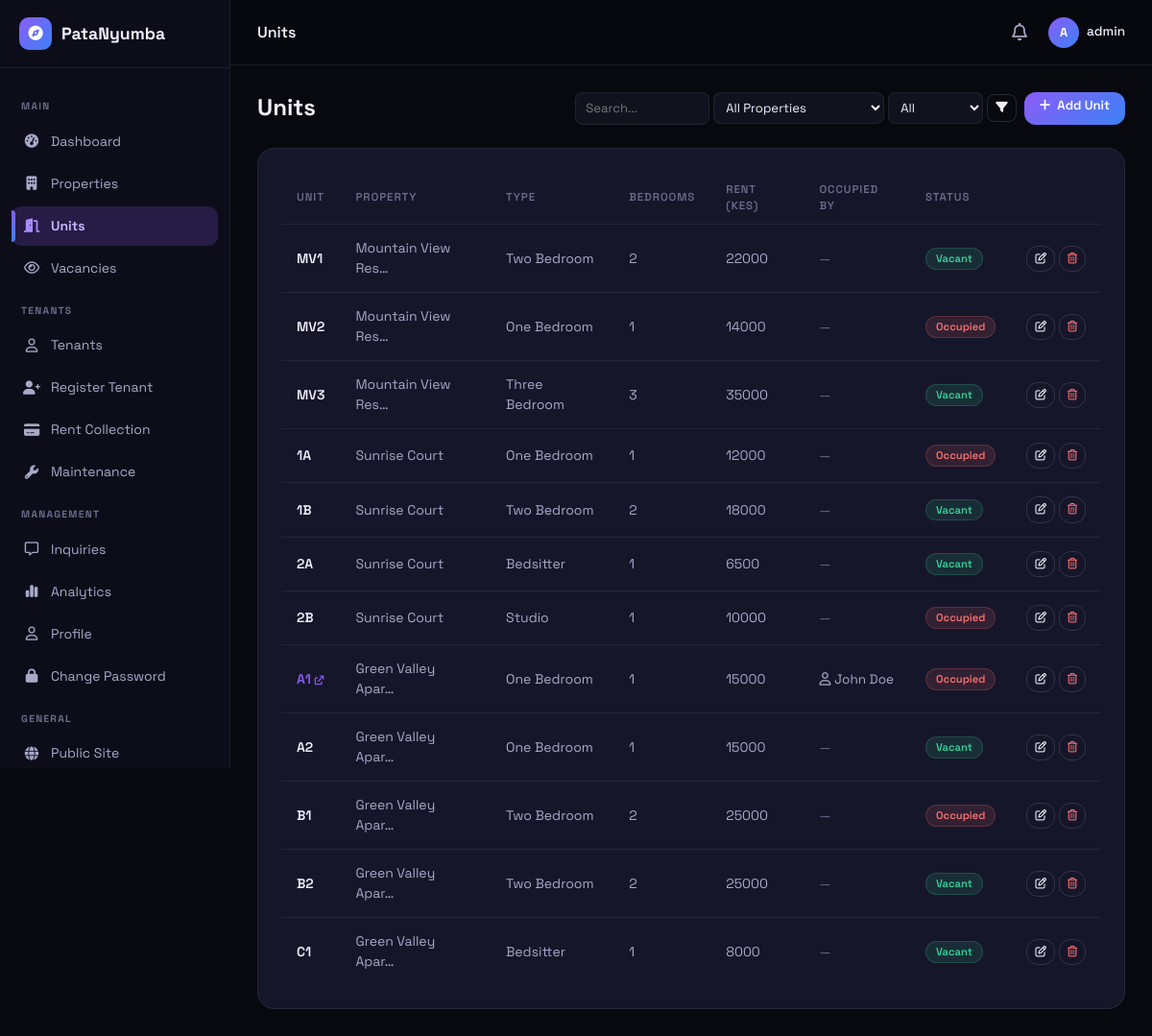
The app's page /units/ (signed in), older data.
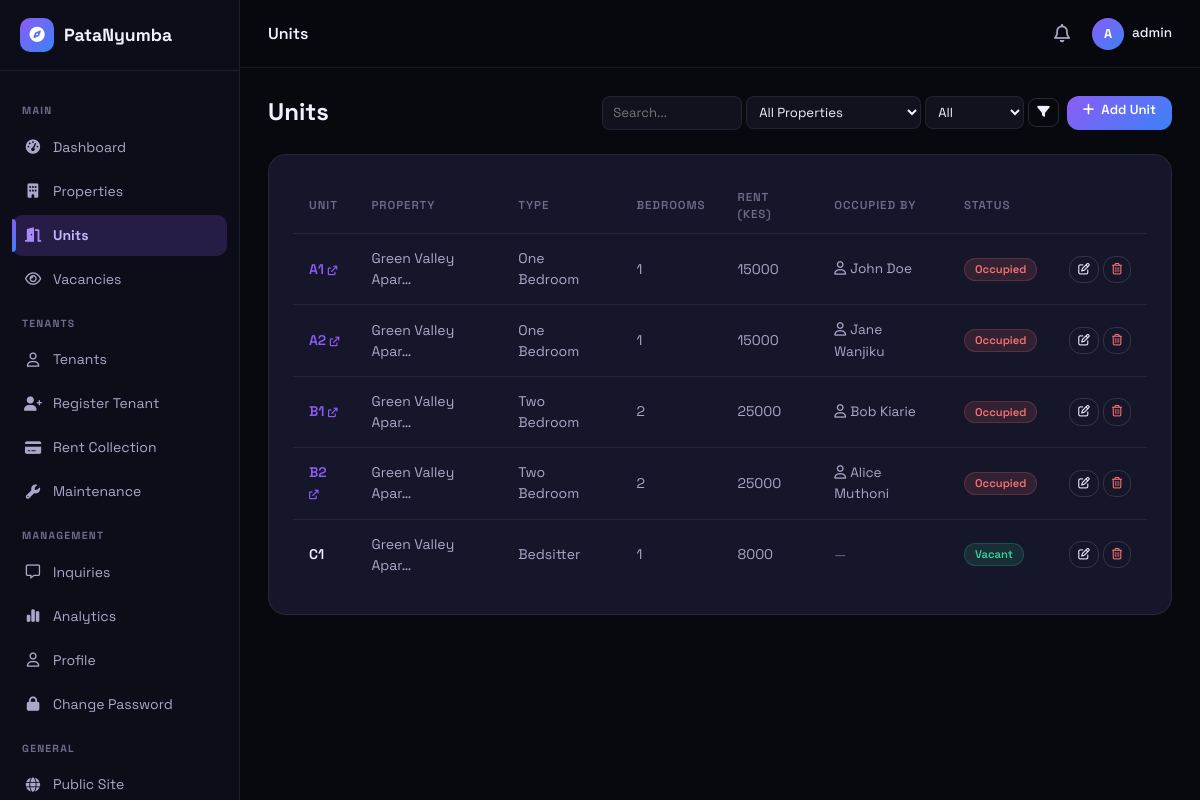
The same page, newer data.
### units/models.py (models this page shows, shortened)
class Unit(models.Model):
    HOUSE_TYPES = (
        ('bedsitter', 'Bedsitter'),
        ('one_bedroom', 'One Bedroom'),
        ('two_bedroom', 'Two Bedroom'),
        ('three_bedroom', 'Three Bedroom'),
        ('four_bedroom', 'Four Bedroom'),
        ('studio', 'Studio'),
    )
    STATUS_CHOICES = (
        ('vacant', 'Vacant'),
        ('occupied', 'Occupied'),
    )
    property = models.ForeignKey('properties.Property', on_delete=models.CASCADE, related_name='units')
    unit_number = models.CharField(max_length=50)
    house_type = models.CharField(max_length=20, choices=HOUSE_TYPES)
    bedrooms = models.IntegerField(default=1)
    bathrooms = models.IntegerField(default=1)
    monthly_rent = models.DecimalField(max_digits=10, decimal_places=2)
    deposit = models.DecimalField(max_digits=10, decimal_places=2, null=True, blank=True)
    floor = models.IntegerField(default=1)
    description = models.TextField(blank=True)
    status = models.CharField(max_length=20, choices=STATUS_CHOICES, default='vacant')
    available_from = models.DateField(null=True, blank=True)
    image = models.ImageField(upload_to='unit_images/', blank=True)
    image_2 = models.ImageField(upload_to='unit_images/', blank=True)
    image_3 = models.ImageField(upload_to='unit_images/', blank=True)
    created_at = models.DateTimeField(auto_now_add=True)
    updated_at = models.DateTimeField(auto_now=True)
    class Meta:
        ordering = ['property', 'unit_number']

### properties/models.py (models this page shows, shortened)
class Property(models.Model):
    owner = models.ForeignKey(User, on_delete=models.CASCADE, related_name='properties')
    name = models.CharField(max_length=200)
    description = models.TextField()
    county = models.CharField(max_length=100)
    town = models.CharField(max_length=100)
    estate = models.CharField(max_length=200, blank=True)
    address = models.CharField(max_length=255, blank=True)
    latitude = models.DecimalField(max_digits=9, decimal_places=6, null=True, blank=True)
    longitude = models.DecimalField(max_digits=9, decimal_places=6, null=True, blank=True)
    image = models.ImageField(upload_to='properties/', blank=True, null=True)
    created_at = models.DateTimeField(auto_now_add=True)
    updated_at = models.DateTimeField(auto_now=True)
    class Meta:
        verbose_name_plural = 'properties'
        ordering = ['-created_at']

### tenants/models.py (models this page shows, shortened)
class Tenancy(models.Model):
    STATUS_CHOICES = [
        ('active', 'Active'),
        ('ended', 'Ended'),
        ('terminated', 'Terminated'),
    ]
    tenant = models.ForeignKey(settings.AUTH_USER_MODEL, on_delete=models.CASCADE, related_name='tenancies')
    unit = models.ForeignKey(Unit, on_delete=models.CASCADE, related_name='tenancies')
    start_date = models.DateField()
    end_date = models.DateField(null=True, blank=True)
    deposit_paid = models.DecimalField(max_digits=10, decimal_places=2, default=0)
    monthly_rent = models.DecimalField(max_digits=10, decimal_places=2)
    status = models.CharField(max_length=20, choices=STATUS_CHOICES, default='active')
    created_at = models.DateTimeField(auto_now_add=True)
    updated_at = models.DateTimeField(auto_now=True)
    class Meta:
        verbose_name_plural = 'tenancies'
        ordering = ['-created_at']

### units/views.py (the view)
# urls.py: path('', views.unit_list, name='list'),
@login_required
def unit_list(request):
    ok, resp = require_landlord_sub(request.user)
    if not ok:
        return resp
    active_tenancies = Tenancy.objects.filter(status='active').select_related('tenant')
    qs = Unit.objects.filter(property__owner=request.user).select_related('property').prefetch_related(
        Prefetch('tenancies', queryset=active_tenancies, to_attr='active_tenancies')
    )
    q = request.GET.get('q', '').strip()
    if q:
        qs = qs.filter(unit_number__icontains=q) | qs.filter(property__name__icontains=q) | qs.filter(house_type__icontains=q)
    status_f = request.GET.get('status', '').strip()
    if status_f:
        qs = qs.filter(status=status_f)
    prop_f = request.GET.get('property', '').strip()
    if prop_f:
        qs = qs.filter(property_id=prop_f)
    properties = Property.objects.filter(owner=request.user)
    page_obj = paginate(request, qs)
    return render(request, 'units/list.html', {'units': page_obj, 'q': q, 'status_f': status_f, 'prop_f': prop_f, 'properties': properties, 'active_tab': 'units'})

### accounts/models.py (called while the page is built)
def require_landlord_sub(user):
    from django.shortcuts import redirect as redir
    if user.profile.role == 'landlord' and not landlord_has_active_sub(user):
        return False, redir('dashboard:overview')
    return True, None

### core/pagination.py (called while the page is built)
def paginate(request, queryset, per_page=15):
    page = request.GET.get('page', 1)
    paginator = Paginator(queryset, per_page)
    try:
        page_obj = paginator.page(page)
    except PageNotAnInteger:
        page_obj = paginator.page(1)
    except EmptyPage:
        page_obj = paginator.page(paginator.num_pages)
    return page_obj

### dashboard/context_processors.py (called while the page is built)
def unread_inquiries(request):
    if request.user.is_authenticated and request.user.profile.role == 'landlord':
        count = Inquiry.objects.filter(unit__property__owner=request.user, is_read=False).count()
        recent = Inquiry.objects.filter(unit__property__owner=request.user, is_read=False).select_related('unit', 'unit__property').order_by('-created_at')[:5]
        return {'unread_count': count, 'recent_inquiries': recent}
    return {'unread_count': 0, 'recent_inquiries': []}

### templates/units/list.html (shortened to what the changed rows need)
{% extends 'dashboard/base_dashboard.html' %}
{% block dashboard_content %}
{% if units %}
<div class="gc p-4">
    <div class="table-responsive">
        <table class="db-table">
            <thead>
                <tr>
                    <th>Unit</th>
                    <th>Property</th>
                    <th>Type</th>
                    <th>Bedrooms</th>
                    <th>Rent (KES)</th>
                    <th>Occupied By</th>
                    <th>Status</th>
                    <th></th>
                </tr>
            </thead>
            <tbody>
                {% for unit in units %}
                {% with active_tenancy=unit.active_tenancies|first %}
                <tr>
                    <td style="font-weight:600;color:var(--tx)">
                        {% if unit.status == 'occupied' and active_tenancy %}
                        <a href="{% url 'tenants:detail' active_tenancy.pk %}" style="color:var(--pur);text-decoration:none">{{ unit.unit_number }} <i class="fa-solid fa-arrow-up-right-from-square" style="font-size:.6rem"></i></a>
                        {% else %}
                        {{ unit.unit_number }}
                        {% endif %}
                    </td>
                    <td>{{ unit.property.name|truncatechars:18 }}</td>
                    <td>{{ unit.get_house_type_display }}</td>
                    <td>{{ unit.bedrooms }}</td>
                    <td>{{ unit.monthly_rent|floatformat:0 }}</td>
                    <td>
                        {% if unit.status == 'occupied' and active_tenancy %}
                        <a href="{% url 'tenants:detail' active_tenancy.pk %}" style="color:var(--tx2);text-decoration:none;font-size:.85rem">
                            <i class="fa-regular fa-user me-1"></i>{{ active_tenancy.tenant.get_full_name|default:active_tenancy.tenant.username }}
                        </a>
                        {% else %}
                        <span style="color:var(--tx3);font-size:.82rem">—</span>
                        {% endif %}
                    </td>
                    <td>
                        {% if unit.status == 'vacant' %}
                        <span class="badge-vacant">Vacant</span>
                        {% else %}
                        <span class="badge-occupied">Occupied</span>
                        {% endif %}
                    </td>
                    <td>
                        <div class="d-flex gap-1">
                            <a href="{% url 'units:update' unit.pk %}" class="boc btn py-1 px-2" style="font-size:.72rem"><i class="fa-regular fa-pen-to-square"></i></a>
                            <a href="{% url 'units:delete' unit.pk %}" class="boc btn py-1 px-2" style="font-size:.72rem;color:#f87171" onclick="return confirm('Delete this unit?')"><i class="fa-regular fa-trash-can"></i></a>
                        </div>
                    </td>
                </tr>
                {% endwith %}
                {% endfor %}
            </tbody>
        </table>
    </div>
</div>
{% endif %}
{% endblock %}

Row changes from the older to the newer data that the page shows:
no longer on this page (row edited): Unit: unit_number "MV1", property.name "Mountain View Res…", house_type "Two Bedroom", bedrooms "2", monthly_rent "22000", status "Vacant"
no longer on this page (row unchanged): Unit: unit_number "MV2", property.name "Mountain View Res…", house_type "One Bedroom", bedrooms "1", monthly_rent "14000", status "Occupied"
no longer on this page (row unchanged): Unit: unit_number "MV3", property.name "Mountain View Res…", house_type "Three Bedroom", bedrooms "3", monthly_rent "35000", status "Vacant"
no longer on this page (row unchanged): Unit: unit_number "1A", property.name "Sunrise Court", house_type "One Bedroom", bedrooms "1", monthly_rent "12000", status "Occupied"
no longer on this page (row unchanged): Unit: unit_number "1B", property.name "Sunrise Court", house_type "Two Bedroom", bedrooms "2", monthly_rent "18000", status "Vacant"
no longer on this page (row edited): Unit: unit_number "2A", property.name "Sunrise Court", house_type "Bedsitter", bedrooms "1", monthly_rent "6500", status "Vacant"
no longer on this page (row unchanged): Unit: unit_number "2B", property.name "Sunrise Court", house_type "Studio", bedrooms "1", monthly_rent "10000", status "Occupied"
changed Unit: tenant.get_full_name (not shown) → "Jane Wanjiku"; status "— Vacant" → "Occupied"
shown differently, row unchanged: Unit: tenant.get_full_name (not shown) → "Bob Kiarie"
changed Unit: tenant.get_full_name (not shown) → "Alice Muthoni"; status "— Vacant" → "Occupied"
